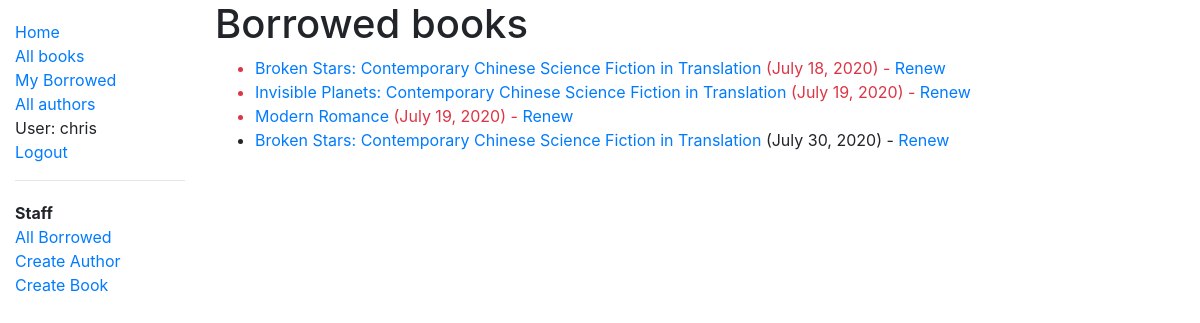
Page /catalog/loanedbooks/ (signed in) on the earlier database version.
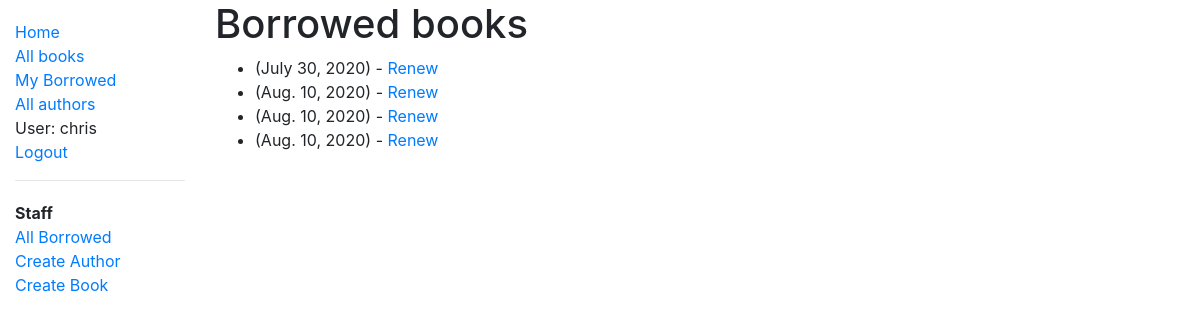
Same page on the later database version.
### catalog/models.py (models this page shows, shortened)
class BookInstance(models.Model):
    borrower = models.ForeignKey(User, on_delete=models.SET_NULL, null=True, blank=True)
    id = models.UUIDField(primary_key=True, default=uuid.uuid4, help_text='Unique ID for this particular book across whole library')
    book = models.ForeignKey('Book', on_delete=models.SET_NULL, null=True)
    imprint = models.CharField(max_length=200)
    due_back = models.DateField(null=True, blank=True)
    @property
    def is_overdue(self):
      if self.due_back and date.today() > self.due_back:
        return True
      return False
    LOAN_STATUS = (
        ('m', 'Maintenance'),
        ('o', 'On loan'),
        ('a', 'Available'),
        ('r', 'Reserved'),
    )
    status = models.CharField(
        max_length=1,
        choices=LOAN_STATUS,
        blank=True,
        default='m',
        help_text='Book availability',
    )
    class Meta:
        ordering = ['due_back']
        permissions = (("can_mark_returned", "Set book as returned"),)

class Book(models.Model):
    title = models.CharField(max_length=200)
    author = models.ForeignKey('Author', on_delete=models.SET_NULL, null=True)
    summary = models.TextField(max_length=1000, help_text='Enter a brief description of the book')
    isbn = models.CharField('ISBN', max_length=13, help_text='13 Character <a href="https://www.isbn-international.org/content/what-isbn">ISBN number</a>')
    language = models.ForeignKey('Language', on_delete=models.SET_NULL, null=True)
    genre = models.ManyToManyField(Genre, help_text='Select a genre for this book')
    def display_genre(self):
        """Create a string for the Genre. This is required to display genre in Admin."""
        return ', '.join(genre.name for genre in self.genre.all()[:3])
    display_genre.short_description = 'Genre'

### catalog/views.py (the view)
# urls.py: path('loanedbooks/', views.LoanedBooksListView.as_view(), name="loanedbooks"),
class LoanedBooksListView(PermissionRequiredMixin, generic.ListView):
  model = BookInstance
  permission_required = 'catalog.can_mark_returned'
  template_name = 'catalog/loaned_books.html'
  paginate_by = 10
  def get_queryset(self):
    return BookInstance.objects.filter(status__exact='o').order_by('due_back')

### catalog/templates/catalog/loaned_books.html
{% extends "base_generic.html" %}
{% block content %}
    <h1>Borrowed books</h1>
    {% if perms.catalog.can_mark_returned %}
      {% if bookinstance_list %}
        <ul>
          {% for bookinst in bookinstance_list %}
          <li class="{% if bookinst.is_overdue %}text-danger{% endif %}">
            <a href="{% url 'book-detail' bookinst.book.pk %}">{{bookinst.book.title}}</a> ({{ bookinst.due_back }})
                {% if perms.catalog.can_mark_returned %}- <a href="{% url 'renew-book-librarian' bookinst.id %}">Renew</a>
                {% endif %}
          </li>
          {% endfor %}
        </ul>
      {% else %}
      <p>There are no books borrowed.</p>
      {% endif %}
    {% else %}
      <p>This is not for you!</p>
    {% endif %}
{% endblock %}

### catalog/templates/base_generic.html (shortened to what this page needs)
<!DOCTYPE html>
<html lang="en">
<head>
  <link rel="stylesheet" href="https://stackpath.bootstrapcdn.com/bootstrap/4.1.3/css/bootstrap.min.css">
  {% load static %}
  <link rel="stylesheet" href="{% static 'css/styles.css' %}">
</head>
<body>
  <div class="container-fluid">
    <div class="row">
      <div class="col-sm-2">
      {% block sidebar %}
        <ul class="sidebar-nav">
          <li><a href="{% url 'index' %}">Home</a></li>
          <li><a href="{% url 'books' %}">All books</a></li>
          <li><a href="{% url 'my-borrowed' %}">My Borrowed</a></li>
          <li><a href="{% url 'authors' %}">All authors</a></li>
        {% if user.is_authenticated %}
         <li>User: {{ user.get_username }}</li>
         <li><a href="{% url 'logout'%}?next={{request.path}}">Logout</a></li>
        {% else %}
         <li><a href="{% url 'login'%}?next={{request.path}}">Login</a></li>
        {% endif %}
        </ul>
        <hr>
        <ul class="sidebar-nav">
        {% if perms.catalog.can_mark_returned %}
          <li><strong>Staff</strong></li>
          <li><a href="{% url 'loanedbooks' %}">All Borrowed</a></li>
          <li><a href="{% url 'author_create' %}">Create Author</a></li>
          <li><a href="{% url 'book_create' %}">Create Book</a></li>
        {% endif %}
     {% endblock %}
      </div>
      <div class="col-sm-10 ">{% block content %}{% endblock %}
      </div>
    </div>
  </div>
</body>
</html>

### catalog/static/css/styles.css (style rules this page uses)
.sidebar-nav { margin-top: 20px; padding: 0; list-style: none; }

Differences in the rows shown:
changed BookInstance "July 30, 2020": book_id 2 → empty (drawn); book "Broken Stars: Contemporary Chinese Science Fiction in Translation" → (not shown); moves up the list
changed BookInstance (number 2 of 4 on the later page): due_back "July 19, 2020" → "Aug. 10, 2020"; book_id 1 → empty (drawn); book "Invisible Planets: Contemporary Chinese Science Fiction in Translation" → (not shown)
changed BookInstance (number 3 of 4 on the later page): due_back "July 19, 2020" → "Aug. 10, 2020"; book_id 5 → empty (drawn); book "Modern Romance" → (not shown)
changed BookInstance (number 4 of 4 on the later page): due_back "July 18, 2020" → "Aug. 10, 2020"; book_id 2 → empty (drawn); book "Broken Stars: Contemporary Chinese Science Fiction in Translation" → (not shown); moves down the list
